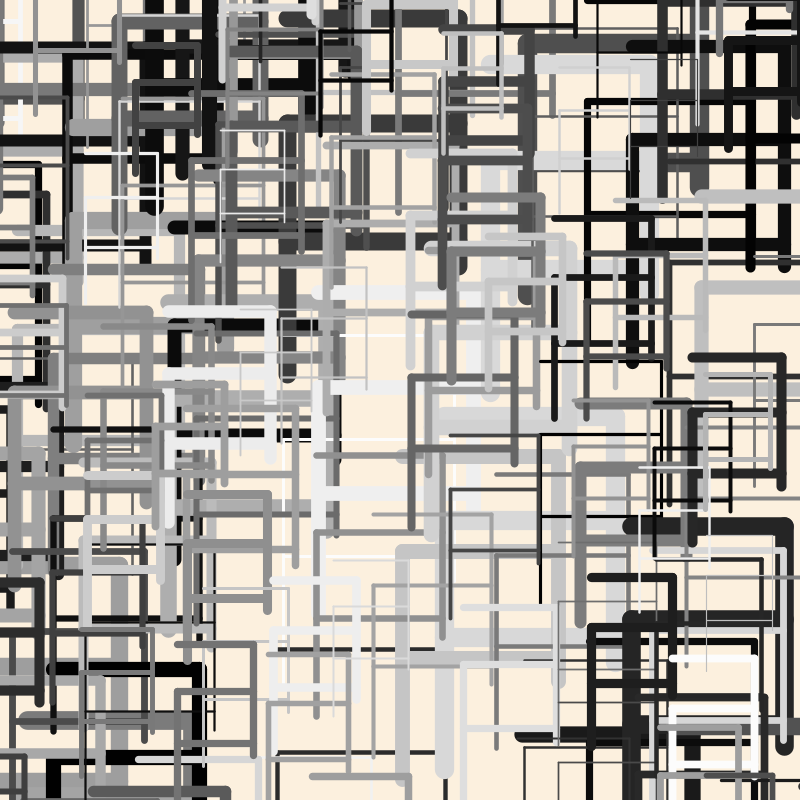
Frame 1 (no input)
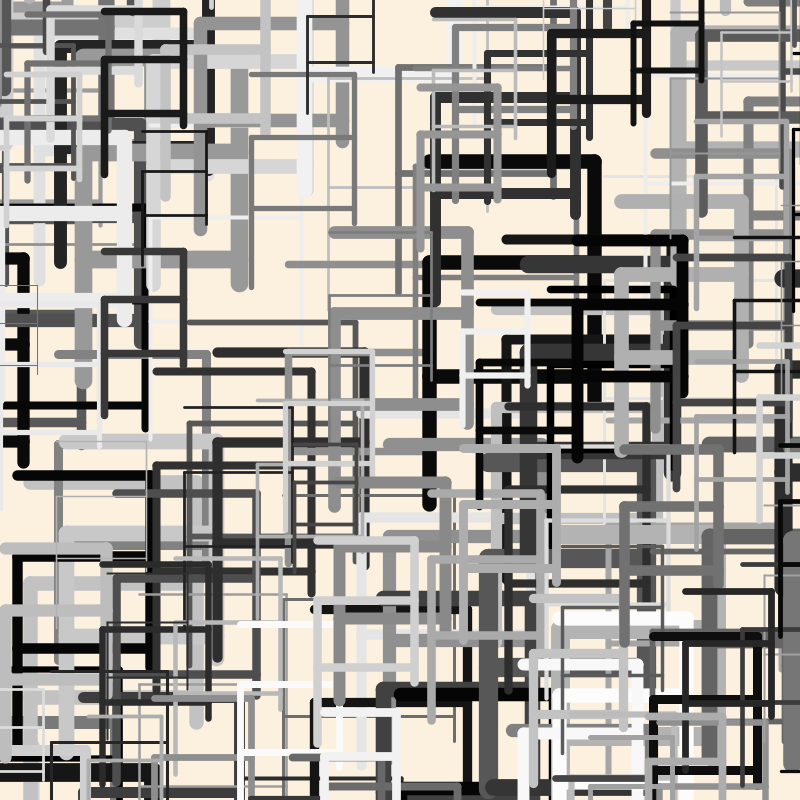
Frame 2 (the mouse pressed at the canvas centre, redrawn once)

The Processing sketch that drew these frames (run headless with seeded random() and noise(); the mouse was pressed at the canvas centre and the sketch redrawn once):

// Processing sketch: processing_43456
// ── processing_43456.pde

void setup () {
  size (800, 800);
  smooth ();
  noLoop();
}

void draw() {
  background(252, 240, 222);

  for (int i = -600; i<width; i+=80)
  {
    for (int j = -600; j<height; j+=80)
    {
      float rw = random(0.5, 1.5);
      float rh = random(0.5, 1.5);
      int rs = int(random(255));
      int rsw = int(random(2, 15));

      logo (i, j, rw, rh, rs, rsw);
    }
  }
}

void logo(float x, float y, float w, float h, int s, int sw) {
  /////logo/////
  pushMatrix();
  translate(x, y);
  strokeCap (ROUND);
  scale(w);
  stroke(s);
  strokeWeight(sw);


  // USE THE ORIGIN IN THE CENTER
  line ( 326, 307, 441, 307);
  line ( 441, 307, 441, 473);
  line ( 326, 377, 441, 377);
  line (326, 377, 326, 545);
  line (326, 456, 441, 456);
  popMatrix();
}
